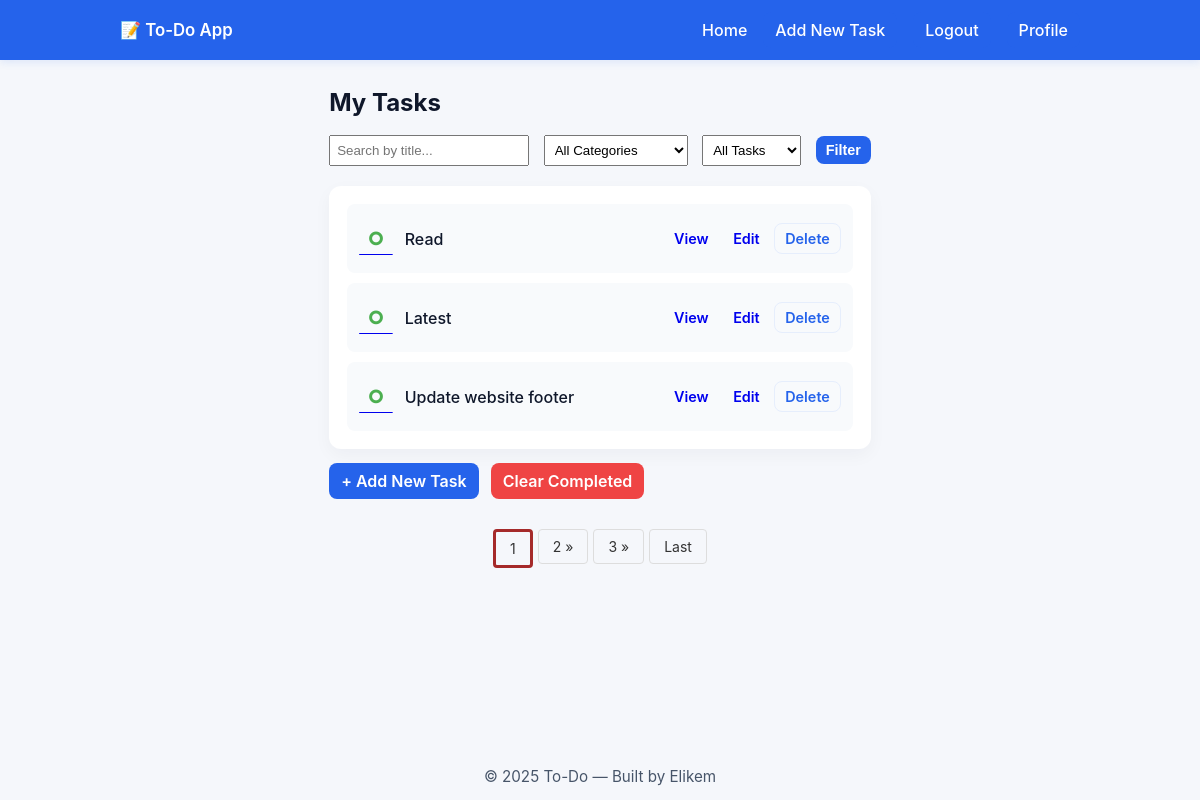
The app's page / (signed in) with its own data.
### main_blog/models.py (models this page shows, shortened)
class Todo(models.Model):
    user = models.ForeignKey(User,on_delete=models.CASCADE,related_name="tasks")
    title = models.CharField(max_length=100)
    description = models.CharField(max_length=300)
    completed = models.BooleanField(default=False)
    created_at = models.DateTimeField(auto_now_add= True)
    updated_at = models.DateTimeField(auto_now=True)
    category = models.ForeignKey(Category,on_delete=models.CASCADE,related_name="tasks")

### main_blog/views.py (the view)
# urls.py: path("",views.index,name= "index"),
def index(request):
    if request.user.is_authenticated:
        tasks = Todo.objects.filter(user = request.user).order_by("-created_at")
        print("authenticated run")
    else:
        print("unauthenticated run")
        tasks = Todo.objects.filter().order_by("-created_at")
    categories = Category.objects.all()
    if request.method == "GET":
        search_term = request.GET.get("search")
        category_id = request.GET.get("category")
        status = request.GET.get("status")
        if search_term:
            tasks = tasks.filter(
                Q(title__icontains = search_term.lower()) |
                Q(description__icontains = search_term)
            )
        if category_id:
            tasks = tasks.filter(category_id = category_id)
        if status:
            tasks = tasks.filter(completed = False ) if status.lower() == "pending" \
                else tasks.filter(completed = True )
    p = Paginator(tasks,3)
    page = request.GET.get("page")
    tasks = p.get_page(page)
    print(tasks.paginator.num_pages)
    context = {
        "tasks":tasks,
        "categories":categories,
        "page":page
    }
    return render(request,"index.html",context)

### main_blog/templates/index.html (shortened to what this page needs)
{% extends 'base.html' %}
{% load static %}
{% block body %}
  <main class="main-content">
    <h1 class="page-title">My Tasks</h1>
    <form method="GET" class="filter-form" style="margin-bottom: 20px;">
      <input
        type="text"
        name="search"
        placeholder="Search by title..."
        value="{{ request.GET.search|default:'' }}"
        style="padding: 6px; width: 200px; margin-right: 10px;"
      >
      <select name="category" style="padding: 6px; margin-right: 10px;">
        <option value="">All Categories</option>
      </select>
      <select name="status" style="padding: 6px; margin-right: 10px;">
        <option value="">All Tasks</option>
      </select>
      <button type="submit" class="btn primary small">Filter</button>
    </form>
    <section class="task-container">
      <ul class="task-list">
        {% for task in tasks %}
          {% if task.completed %}
            <li class="task completed">
              <div class="task-left">
                <a href="{% url 'check_uncheck' task.id %}">
                  <span id="checked_btn" style="color:red; font-size:20px; font-weight:bold;">&#8861;</span>
                </a>
                <span style="text-decoration:line-through;" class="task-title">{{ task.title }}</span>
              </div>
              {% if user.is_authenticated %}
              <div class="actions">
                <a class="btn small" href="{% url 'view_task' task.id %}">View</a>
                <a class="btn small" href="{% url 'edit_task' task.id %}">Edit</a>
                <button class="btn small ghost">Delete</button>
              </div>
              {% endif %}
            </li>
          {% else %}
            <li class="task">
              <div class="task-left">
                <a href="{% url 'check_uncheck' task.id %}">
                  <span id="checked_btn" style="color:#4CAF50; font-size:40px;">&#9900;</span>
                </a>
                <span class="task-title">{{ task.title }}</span>
              </div>
              {% if user.is_authenticated %}
              <div class="actions">
                <a class="btn small" href="{% url 'view_task' task.id %}">View</a>
                <a class="btn small" href="{% url 'edit_task' task.id %}">Edit</a>
                <a href="{% url 'delete_task' task.id %}" class="btn small ghost">Delete</a>
              </div>
              {% endif %}
            </li>
          {% endif %}
        {% empty %}
          <p>No tasks found.</p>
        {% endfor %}
      </ul>
    </section>
     {% if user.is_authenticated %}
    <div class="bottom-controls">
      <a class="btn primary" href="{% url 'add_task' %}">+ Add New Task</a>
      <a class="btn danger" href="{% url 'delete_all_completed' %}">Clear Completed</a>
    </div>
    {% endif %}
    <nav aria-label="Page navigation">
          <ul class="pagination">
            <li><a style= 'border:3px solid brown;' href="?page={{tasks.number}}&search={{ request.GET.search }}&category={{ request.GET.category }}&status={{ request.GET.status }}">
              {{tasks.number}}
            </a></li>
            {% if tasks.has_next %}
              <li><a href="?page={{ tasks.next_page_number }}&search={{ request.GET.search }}&category={{ request.GET.category }}&status={{ request.GET.status }}">
                {{ tasks.next_page_number }} &raquo;
              </a></li>
              {% if  tasks.paginator.num_pages|add:-2  > tasks.number %}
                <li><a href="?page={{ tasks.next_page_number|add:1 }}&search={{ request.GET.search }}&category={{ request.GET.category }}&status={{ request.GET.status }}">
                  {{ tasks.next_page_number|add:1 }} &raquo;
                </a></li>
              {% endif %}
              <li><a href="?page={{tasks.paginator.num_pages}}&search={{ request.GET.search }}&category={{ request.GET.category }}&status={{ request.GET.status }}">
                 Last
                </a></li>
            {% endif %}
          </ul>
    </nav>
  </main>
{% endblock body %}

### main_blog/static/main_blog/style.css (style rules this page uses)
* { box-sizing: border-box; margin: 0; padding: 0; }
html,body { height: 100%; }
body { font-family: Inter, system-ui, -apple-system, "Segoe UI", Roboto, "Helvetica Neue", Arial; background: #f5f7fb; color: #222; display: flex; flex-direction: column; min-height: 100vh; -webkit-font-smoothing: antialiased; -moz-osx-font-smoothing: grayscale; }
.pagination { display: flex; justify-content: center; list-style: none; padding: 0; margin: 30px 0; gap: 5px; }
.pagination li { display: inline-block; }
.pagination a, .pagination span { display: block; padding: 8px 14px; text-decoration: none; color: #333; border: 1px solid #ddd; border-radius: 4px; font-size: 14px; transition: background 0.2s, color 0.2s; }
.main-content { max-width: 960px; margin: 28px auto; padding: 0 18px; flex: 1; }
.page-title { margin-bottom: 18px; font-size: 1.5rem; color: #0f172a; }
.task-container, .form-card, .detail-card, .info-card { background: #fff; border-radius: 12px; padding: 18px; box-shadow: 0 6px 18px rgba(15,23,42,0.04); }
.task-list { list-style: none; display: flex; flex-direction: column; gap: 10px; }
.task { display: flex; align-items: center; justify-content: space-between; padding: 10px 12px; border-radius: 8px; background: #f8fafc; }
.task-left { display: flex; align-items: center; gap: 12px; }
.task-title { font-weight: 500; color: #0f172a; }
.btn { display: inline-block; padding: 8px 12px; border-radius: 8px; font-weight: 600; text-decoration: none; border: none; cursor: pointer; background: transparent; }
.btn.small { padding: 6px 10px; font-size: 0.9rem; }
.btn.primary { background: #2563eb; color: #fff; }
.btn.ghost { border: 1px solid #e6eefc; color: #2563eb; background: transparent; }
.btn.danger, .btn.danger:hover { background: #ef4444; color: #fff; border: none; }
.bottom-controls { display: flex; gap: 12px; align-items: center; margin-top: 14px; }

### records on screen
Todo: title "Read"
Todo: title "Latest"
Todo: title "Update website footer"

### other values on screen
{{ tasks.number }} "1"
{{ tasks.next_page_number }} "2"
{{ tasks.next_page_number|add:1 }} "3"
